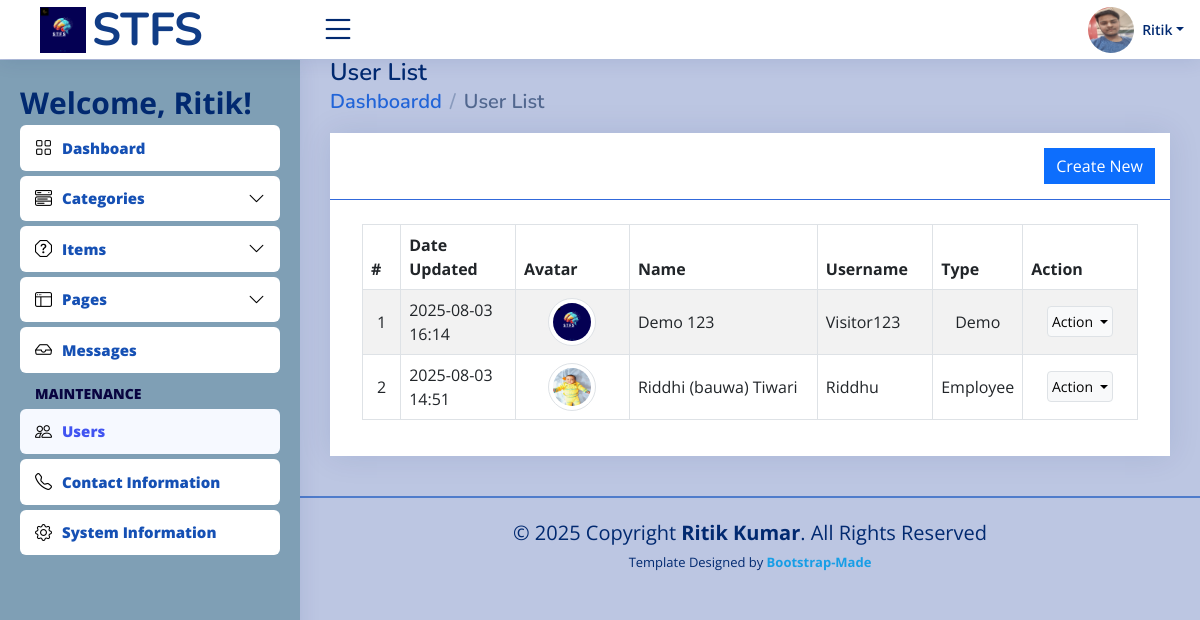
The page /admin?page=user/list (signed in) on the database its author committed.
### tables this page shows
CREATE TABLE `users` (
  `id` int(50) NOT NULL,
  `firstname` varchar(250) NOT NULL,
  `middlename` text DEFAULT NULL,
  `lastname` varchar(250) NOT NULL,
  `username` text NOT NULL,
  `password` text NOT NULL,
  `avatar` text DEFAULT NULL,
  `last_login` datetime DEFAULT NULL,
  `type` tinyint(1) NOT NULL DEFAULT 0,
  `date_added` datetime NOT NULL DEFAULT current_timestamp(),
  `date_updated` datetime DEFAULT current_timestamp() ON UPDATE current_timestamp()
);

### classes/DBConnection.php (called while the page is built, shortened)
<?php
class DBConnection{
    private $host = DB_SERVER;
    private $username = DB_USERNAME;
    private $password = DB_PASSWORD;
    private $database = DB_NAME;
    public $conn;
    public function __construct(){
        if (!isset($this->conn)) {
            $this->conn = new mysqli($this->host, $this->username, $this->password, $this->database);
        }
    }
}
?>

### classes/SystemSettings.php (called while the page is built, shortened)
<?php
class SystemSettings extends DBConnection{
	function userdata($field = ''){
		if(!empty($field)){
			if(isset($_SESSION['userdata'][$field]))
				return $_SESSION['userdata'][$field];
			else
				return null;
		}else{
			return false;
		}
	}
	function info($field=''){
		if(!empty($field)){
			if(isset($_SESSION['system_info'][$field]))
				return $_SESSION['system_info'][$field];
			else
				return false;
		}else{
			return false;
		}
	}
}
$_settings = new SystemSettings();
?>

### config.php (called while the page is built, shortened)
<?php
require_once('classes/DBConnection.php');
require_once('classes/SystemSettings.php');
function validate_image($file){
    global $_settings;
	if(!empty($file)){
        $ex = explode("?",$file);
        $file = $ex[0];
        $ts = isset($ex[1]) ? "?".$ex[1] : '';
		if(is_file(base_app.$file)){
			return base_url.$file.$ts;
		}else{
			return base_url.($_settings->info('logo'));
		}
	}else{
		return base_url.($_settings->info('logo'));
	}
}
?>

### admin/user/list.php (the view, shortened to what this page needs)
<div class="card card-outline rounded-0 card-navy">
	<div class="card-header">
		<div class="card-tools d-flex justify-content-end">
			<a href="<?= base_url ?>admin/?page=user/manage_user" id="create_new" class="btn btn-flat btn-primary bg-gradient-teal border-0 rounded-0"><span class="fas fa-plus"></span>  Create New</a>
		</div>
	</div>
	<div class="card-body pt-4">
        <div class="container-fluid">
			<table class="table table-hover table-striped table-bordered" id="list">
				<colgroup>
					<col width="5%">
					<col width="15%">
					<col width="15%">
					<col width="25%">
					<col width="15%">
					<col width="10%">
					<col width="15%">
				</colgroup>
				<thead>
					<tr>
						<th>#</th>
						<th>Date Updated</th>
						<th>Avatar</th>
						<th>Name</th>
						<th>Username</th>
						<th>Type</th>
						<th>Action</th>
					</tr>
				</thead>
				<tbody>
					<?php
					$i = 1;
						$qry = $conn->query("SELECT *, concat(firstname,' ', coalesce(concat(middlename,' '), '') , lastname) as `name` from `users` where id != '{$_settings->userdata('id')}' order by concat(firstname,' ', lastname) asc ");
						while($row = $qry->fetch_assoc()):
					?>
						<tr>
							<td class="text-center"><?php echo $i++; ?></td>
							<td><?php echo date("Y-m-d H:i",strtotime($row['date_updated'])) ?></td>
							<td class="text-center">
                                <img src="<?= validate_image($row['avatar']) ?>" alt="" class="img-thumbnail rounded-circle user-avatar">
                            </td>
							<td><?php echo $row['name'] ?></td>
							<td><?php echo $row['username'] ?></td>
							<td class="text-center">
                                <?php if($row['type'] == 1): ?>
                                    Administrator
                                <?php elseif($row['type'] == 2): ?>
                                    Employee
									<?php elseif($row['type'] == 3): ?>
                                    Demo
                                <?php else: ?>
									N/A
                                <?php endif; ?>
                            </td>
							<td align="center">
								<div class="dropdown">
									<button type="button" class="btn btn-flat p-1 btn-light btn-sm dropdown-toggle dropdown-icon border" data-bs-toggle="dropdown">
										Action
									</button>
								</div>
							</td>
						</tr>
					<?php endwhile; ?>
				</tbody>
			</table>
		</div>
	</div>
</div>

### assets/css/style.css (style rules this page uses)
:root { scroll-behavior: smooth; }
body { font-family: "Open Sans", sans-serif; background: #bcc6e2; color:black; }
a { color: #179ee6; text-decoration: none; }
.card { margin-bottom: 20px; border: none; border-radius: 5px; box-shadow: 0px 0 30px rgba(1, 41, 112, 0.1); }
.card-header, .card-footer { border-color: #3169db; background-color: #fff; color: #798eb3; padding: 15px; }
.card-body { padding: 0 20px 20px 20px; }

### admin/user/list.php (style rules this page uses)
.user-avatar { width:3rem; height:3rem; object-fit:scale-down; object-position:center center; }
#list td { vertical-align: middle; }

### rows shown on the page
users: date_updated "2025-08-03 16:14", shows a picture, name "Demo 123", username "Visitor123", type "Demo"
users: date_updated "2025-08-03 14:51", avatar (picture), name "Riddhi (bauwa) Tiwari", username "Riddhu", type "Employee"

### other values the page prints
$_settings->userdata('username') "Ritik"
$_settings->userdata('firstname') "Ritik"
str_replace(['_', '/'], ' ', ($pageSplit[1] ?? $page)) "User List"
